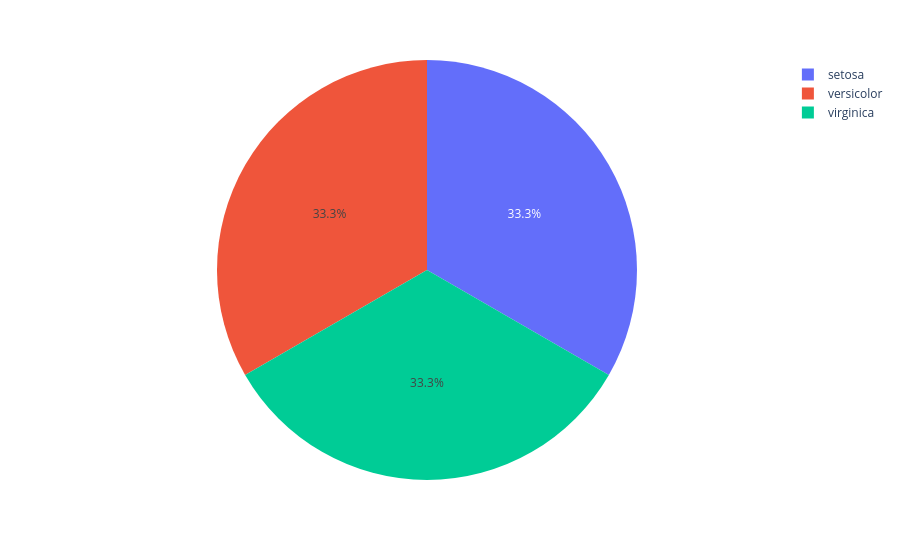

Notebook code cell kept with this figure:
### Code cell
# 7 pie chart 

fig7 = px.pie(df_pie, values='count', names='species')
fig7.show()
# save the plot
fig7.write_image('fig7.png',scale=3)

### Figure 1 — Plotly figure (JSON) as saved in the notebook; plotly's stock layout.template omitted (floating-point values rounded to 4 significant figures)
{"data": [{"domain": {"x": [0, 1], "y": [0, 1]}, "hovertemplate": "species=%{label}<br>count=%{value}<extra></extra>", "labels": ["setosa", "versicolor", "virginica"], "legendgroup": "", "name": "", "showlegend": true, "type": "pie", "values": [50, 50, 50]}], "layout": {"legend": {"tracegroupgap": 0}, "margin": {"t": 60}}}
